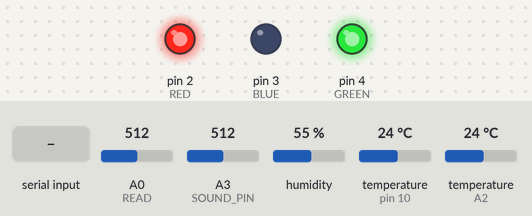
Simulated run of this sketch. Board: Arduino Uno, built with avr-gcc and run on an emulated ATmega328P. Shown: output pins drawn as LEDs (lit = HIGH). The test bench sets the inputs (shaded band); at power-on: A0 (READ) = 512, A3 (SOUND_PIN) = 512, humidity 55 %, temperature (sensors on pin 10, A2) 24 °C. What the sketch prints to the serial monitor is not drawn.

Above: at 1.2 s.
1.3 s: "r" received over Serial
At 1.8 s:
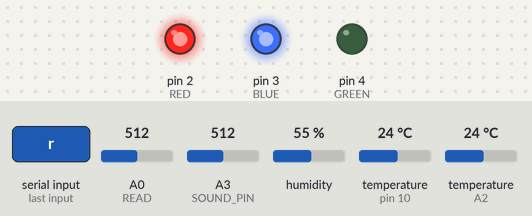
4.3 s: "x" received over Serial
At 4.7 s:
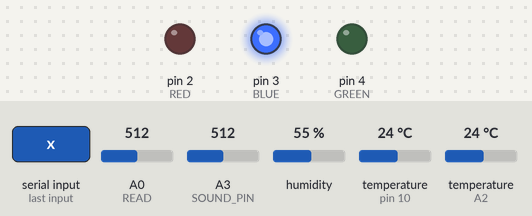
Timing chart, 0 to 7.3 s (numbered marks = the images above; inputs shaded):
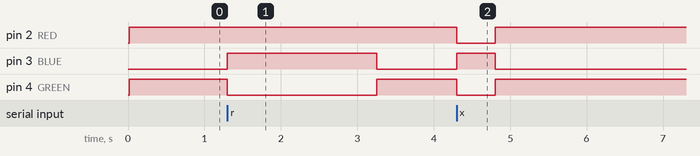

Measured:
- after the input at 1.3 s, pin 3 (BLUE): LOW → HIGH at once, → LOW 2.0 s later; pin 4 (GREEN): HIGH → LOW at once, → HIGH 2.0 s later
- after the input at 4.3 s, pin 2 (RED), pin 4 (GREEN): HIGH → LOW at once, → HIGH 0.50 s later; pin 3 (BLUE): LOW → HIGH at once, → LOW 0.50 s later

The sketch:

code.ino
```cpp
#include <OneWire.h>
#include <DallasTemperature.h>
#include <DHT.h>

#define DS18B20_PIN 10
#define LUX_PIN A1
#define READ A0
#define DHT_PIN A2
#define SOUND_PIN A3

#define RED 2
#define GREEN 4
#define BLUE 3

#define DHTTYPE DHT11

OneWire oneWire(DS18B20_PIN);
DallasTemperature sensors(&oneWire);
DHT dht(DHT_PIN, DHTTYPE);

void setup() {
  pinMode(RED, OUTPUT);
  pinMode(GREEN, OUTPUT);
  pinMode(BLUE, OUTPUT);
  Serial.begin(9600);
  sensors.begin();
  dht.begin();
}

void loop() {
 setBlue();

 int b = Serial.read();

 if ((char)b == 'r') {
    setGreen();

    float h = dht.readHumidity();
    float t = dht.readTemperature();
    float f = dht.readTemperature(true);
    float hi = fahrenheit_to_celsius(dht.computeHeatIndex(f, h));

    String json = "[{'points':[[";
    json += temperature() + "," + t +  "," + h + "," + hi + "," + brightness() + "]],";
    json += String("'name': 'sensors', 'columns': ['temp1', 'temp2', 'humidity', 'heat_index', 'light_sensor', 'light']},");
    json += "{'points':[[";
    json += String(readSound(5)) + "]],";
    json += String("'name': 'sensors_fast', 'columns': ['sound']}]");
    Serial.println(json);
  } else if ((char)b == 'x') {
    setYellow();
    String json = "[{'points':[[";
    json += String(readSound(5)) + "]],";
    json += String("'name': 'sensors_fast', 'columns': ['sound']}]");
    Serial.println(json);
  }
}

void setBlue() {
  digitalWrite(RED, HIGH);
  digitalWrite(GREEN, HIGH);
  digitalWrite(BLUE, LOW);
}

void setGreen() {
  digitalWrite(BLUE, HIGH);
  digitalWrite(RED, HIGH);
  digitalWrite(GREEN, LOW);
}

void setRed() {
  digitalWrite(BLUE, HIGH);
  digitalWrite(RED, LOW);
  digitalWrite(GREEN, HIGH);
}

void setYellow() {
  digitalWrite(BLUE, HIGH);
  digitalWrite(RED, LOW);
  digitalWrite(GREEN, LOW);
}

String temperature() {
  String json;
  sensors.requestTemperatures();
  for (byte i = 0; i < sensors.getDeviceCount(); i++) {
    json += String(sensors.getTempCByIndex(i));
  }

  return json;
}

String brightness() {
  int sens = readLED(50);
  String result;
  result +=  String(analogRead(LUX_PIN)) + ","; // Light Sensor
  result +=  String(sens); // Inverse LED
  return result;
}

int readSound(int number) {
  int total = 0;

  for (int x = 0; x < number; ++x) {
    total += analogRead(SOUND_PIN);
    delay(100);
  }

  return 1023 - total / number;
}

int readLED(int number) { // Read analog value n times and average over those n times
  int total = 0;

  for (int x = 0; x < number; ++x) {
    total += analogRead(READ);
    delay(10);
  }

  return total / number;
}

float fahrenheit_to_celsius(float f) {
  return (f - 32.0f) / 1.8f;
}
```
